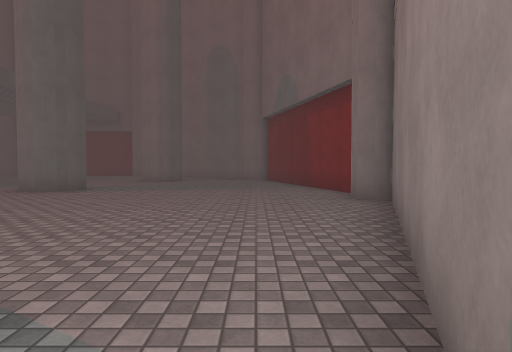
[1] (above)

18 first-person views from a walk through a 3-D level made in the Unity game engine. The camera is 1.3 m above the floor, tilts 2° down and sees 75° across. The floor is counted in squares, 2 m on a side. Each view is taken from the middle of a square. On the plan, view 1 faces up. The plan holds only what a view shows up to about 10 squares ahead; the rest is blank. The place goes on beyond the plan. The player character is not drawn. Surface patterns are stand-ins for the level's own textures.

[2]
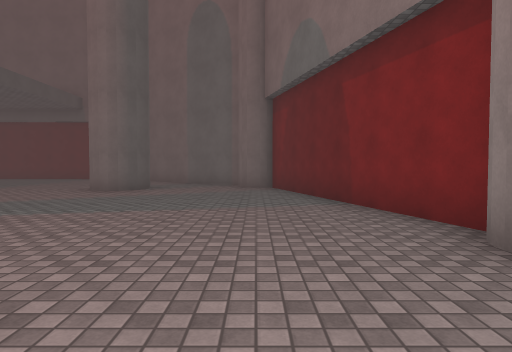

[3]
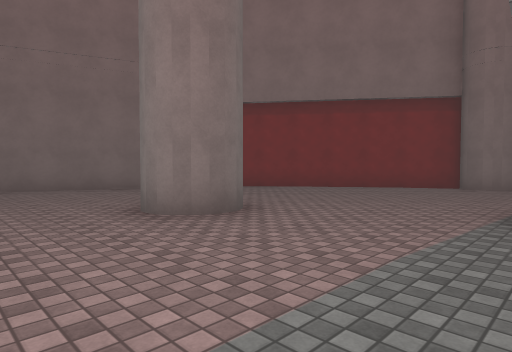

[4]
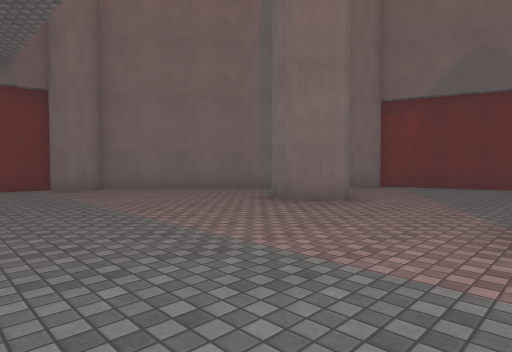

[5]
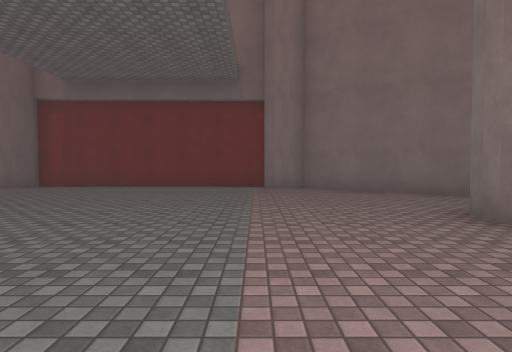

[6]
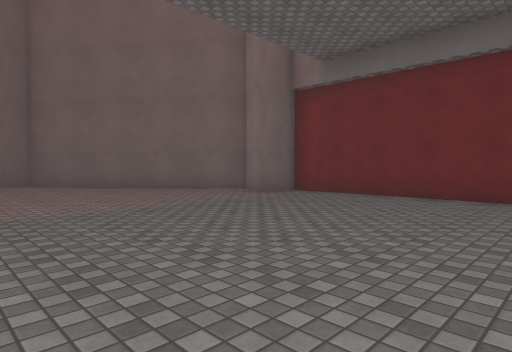

[7]
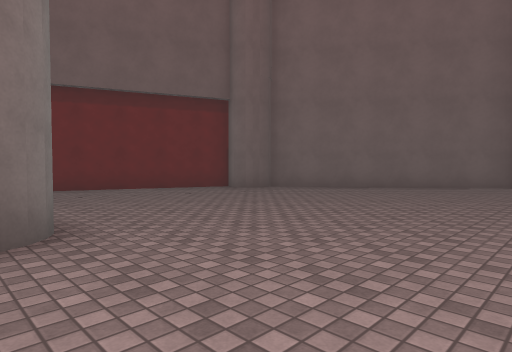

[8]
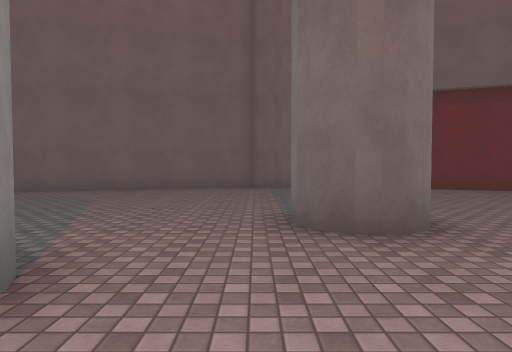

[9]
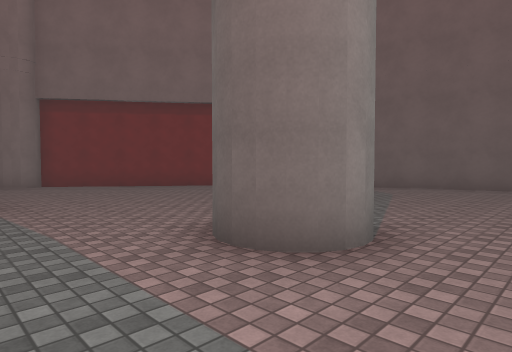

[10]
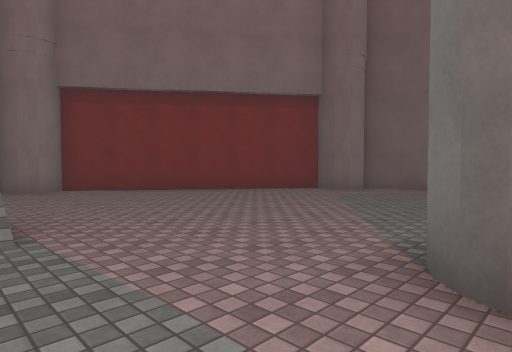

[11]
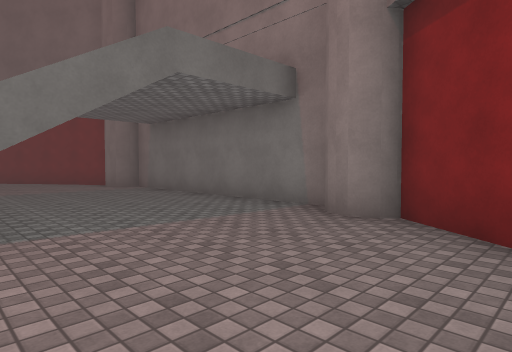

[12]
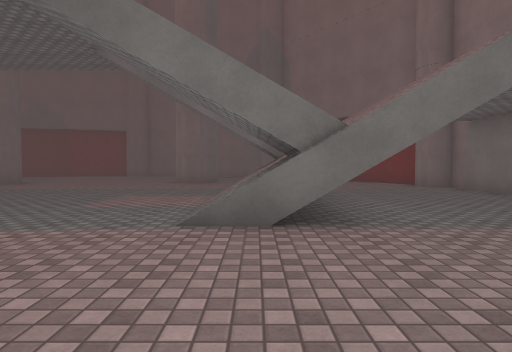

[13]
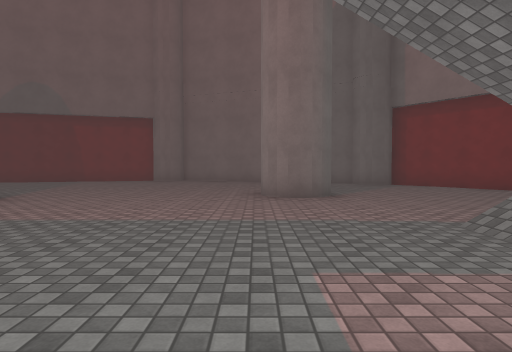

[14]
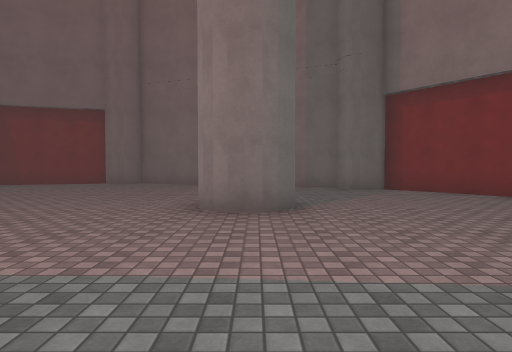

[15]
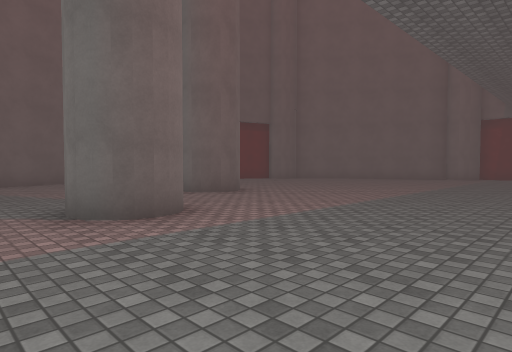

[16]
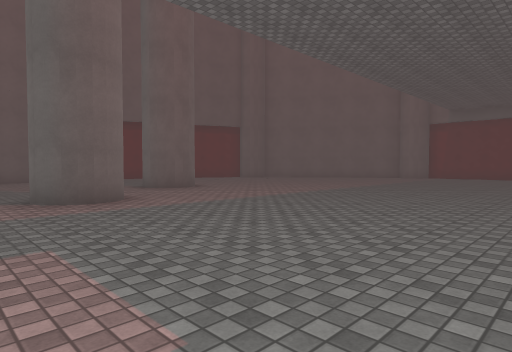

[17]
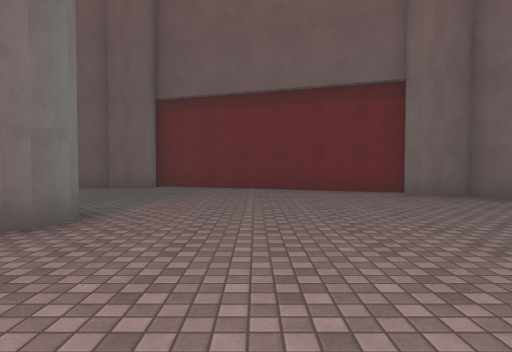

[18]
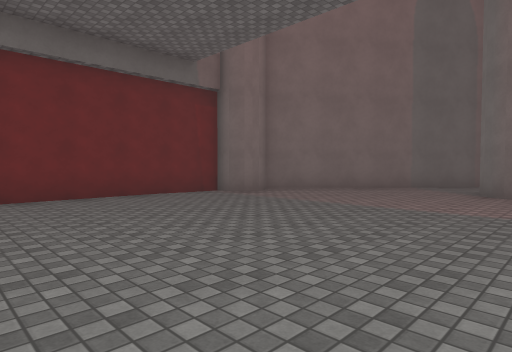

### Floor plan
Key: @ floor where view 1 was taken; # wall or solid block; . floor; / step, stairs or slope.
Columns run from 23 left of view 1 to 2 right of it. Each row starts with its distance up from view 1.
 19          #########
 18        ###.......###
 17      ###...........##
 16     ##..............###
 15    ##.................##
 14   ##...................##
 13   #................##...#
 12  ##.....................#
 11  #......................##
 10  #.......................#
  9 ##................#......#
  8 #..............  .#......#
  7 ##....#........ .........#
  6  #.......................#
  5  #.......................#
  4  #......##...............#
  3  #.......................#
  2  #.................#....##
  1  ##........# .//........#
  0   #......../////.......@#
 -1   ##.......// / .......##
 -2    ##.................##
 -3     ##...............##
 -4      ###............##
 -5        ###.......####
 -6          #########

Where each view was taken, in squares from view 1:
view 1: 0 up, 0 right, facing up
view 2: 4 up, 0 right, facing up
view 3: 5 up, 8 left, facing down-right
view 4: 9 up, 9 left, facing up-right
view 5: 9 up, 7 left, facing up
view 6: 12 up, 8 left, facing up-left
view 7: 7 up, 13 left, facing up-left
view 8: 6 up, 13 left, facing left
view 9: 6 up, 12 left, facing down-left
view 10: 4 up, 12 left, facing down-left
view 11: 1 down, 16 left, facing down-right
view 12: 0 up, 16 left, facing right
view 13: 3 up, 11 left, facing right
view 14: 2 up, 9 left, facing right
view 15: 2 up, 10 left, facing up-left
view 16: 2 up, 8 left, facing up-left
view 17: 10 up, 13 left, facing left
view 18: 12 up, 12 left, facing up-right
